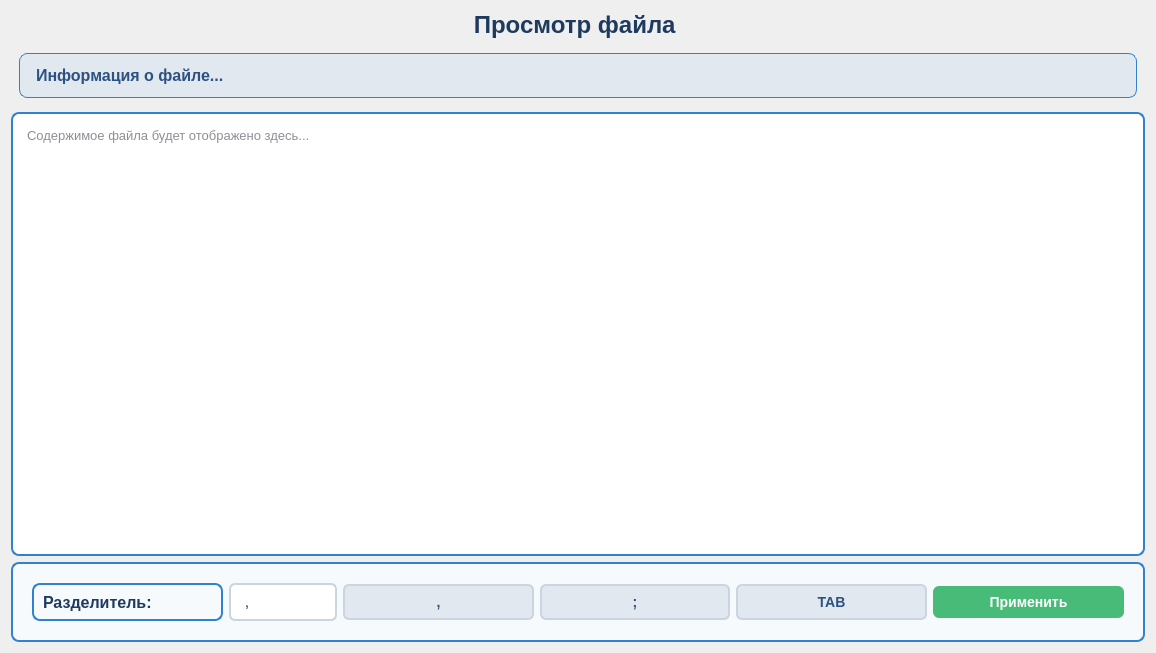
          <widget class="QWidget" name="scrollAreaWidgetContents_view">
           <property name="geometry">
            <rect>
             <x>0</x>
             <y>0</y>
             <width>1156</width>
             <height>653</height>
            </rect>
           </property>
           <layout class="QVBoxLayout" name="verticalLayout_view_content">
            <item>
             <widget class="QLabel" name="label_5">
              <property name="text">
               <string>&lt;h1 style='color: #1e3a5f; margin: 20px; text-align: center; font-size: 26px;'&gt; Просмотр файла &lt;/h1&gt;</string>
              </property>
              <property name="alignment">
               <set>Qt::AlignCenter</set>
              </property>
             </widget>
            </item>
            <item>
             <widget class="QLabel" name="file_info_label">
              <property name="styleSheet">
               <string notr="true">color: #2c5282;
font-size: 16px;
margin: 8px;
padding: 12px;
background-color: #e2e8f0;
border-radius: 8px;
font-weight: bold;
border: 1px solid #3182ce;</string>
              </property>
              <property name="text">
               <string>Информация о файле...</string>
              </property>
             </widget>
            </item>
            <item>
             <widget class="QTextEdit" name="content_text_edit">
              <property name="styleSheet">
               <string notr="true">QTextEdit {
    background-color: #ffffff;
    border: 2px solid #3182ce;
    border-radius: 8px;
    padding: 10px;
    font-family: &quot;Consolas&quot;, &quot;Monaco&quot;, monospace;
    font-size: 13px;
    color: #1a202c;
    line-height: 1.4;
    selection-background-color: #90cdf4;
}
QTextEdit:focus {
    border-color: #4299e1;
    background-color: #f7fafc;
}
QScrollBar:vertical {
    background-color: #e2e8f0;
    width: 15px;
    border-radius: 7px;
}
QScrollBar::handle:vertical {
    background-color: #3182ce;
    border-radius: 7px;
    min-height: 20px;
}
QScrollBar::handle:vertical:hover {
    background-color: #2c5282;
}
QScrollBar::add-line:vertical, QScrollBar::sub-line:vertical {
    border: none;
    background: none;
}</string>
              </property>
              <property name="html">
               <string>&lt;!DOCTYPE HTML PUBLIC &quot;-//W3C//DTD HTML 4.0//EN&quot; &quot;http://www.w3.org/TR/REC-html40/strict.dtd&quot;&gt;
&lt;html&gt;&lt;head&gt;&lt;meta name=&quot;qrichtext&quot; content=&quot;1&quot; /&gt;&lt;style type=&quot;text/css&quot;&gt;
p, li { white-space: pre-wrap; }
&lt;/style&gt;&lt;/head&gt;&lt;body style=&quot; font-family:'Consolas,Monaco,monospace'; font-size:13px; font-weight:400; font-style:normal;&quot;&gt;
&lt;p style=&quot;-qt-paragraph-type:empty; margin-top:0px; margin-bottom:0px; margin-left:0px; margin-right:0px; -qt-block-indent:0; text-indent:0px;&quot;&gt;&lt;br /&gt;&lt;/p&gt;&lt;/body&gt;&lt;/html&gt;</string>
              </property>
              <property name="placeholderText">
               <string>Содержимое файла будет отображено здесь...</string>
              </property>
             </widget>
            </item>
            <item>
             <widget class="QFrame" name="delimiter_frame">
              <property name="styleSheet">
               <string notr="true">QFrame {
    background-color: #f7fafc;
    border: 2px solid #3182ce;
    border-radius: 8px;
    padding: 10px;
}</string>
              </property>
              <layout class="QHBoxLayout" name="horizontalLayout_5">
               <item>
                <widget class="QLabel" name="label_7">
                 <property name="styleSheet">
                  <string notr="true">color: #1e3a5f;
font-size: 16px;
font-weight: bold;
padding: 5px;
min-width: 120px;</string>
                 </property>
                 <property name="text">
                  <string>Разделитель:</string>
                 </property>
                </widget>
               </item>
               <item>
                <widget class="QLineEdit" name="delimiter_edit">
                 <property name="styleSheet">
                  <string notr="true">QLineEdit {
    background-color: white;
    border: 2px solid #cbd5e0;
    border-radius: 6px;
    padding: 8px 12px;
    font-size: 14px;
    color: #1a202c;
    selection-background-color: #3182ce;
    min-width: 60px;
    max-width: 80px;
    text-align: center;
    font-family: &quot;Consolas&quot;, monospace;
}
QLineEdit:focus {
    border-color: #3182ce;
    background-color: #f0f8ff;
}
QLineEdit::placeholder {
    color: #a0aec0;
    font-style: italic;
}</string>
                 </property>
                 <property name="text">
                  <string>,</string>
                 </property>
                 <property name="maxLength">
                  <number>3</number>
                 </property>
                 <property name="placeholderText">
                  <string>,</string>
                 </property>
                </widget>
               </item>
               <item>
                <widget class="QPushButton" name="comma_button">
                 <property name="styleSheet">
                  <string notr="true">QPushButton {
    background-color: #e2e8f0;
    color: #2c5282;
    border: 2px solid #cbd5e0;
    padding: 8px 12px;
    border-radius: 6px;
    font-weight: bold;
    font-size: 14px;
    min-width: 40px;
}
QPushButton:hover {
    background-color: #3182ce;
    color: white;
    border-color: #3182ce;
}
QPushButton:pressed {
    background-color: #2c5282;
    color: white;
}
QPushButton:checked {
    background-color: #3182ce;
    color: white;
    border-color: #3182ce;
}</string>
                 </property>
                 <property name="text">
                  <string>,</string>
                 </property>
                 <property name="checkable">
                  <bool>true</bool>
                 </property>
                 <property name="checked">
                  <bool>false</bool>
                 </property>
                </widget>
               </item>
               <item>
                <widget class="QPushButton" name="semicolon_button">
                 <property name="styleSheet">
                  <string notr="true">QPushButton {
    background-color: #e2e8f0;
    color: #2c5282;
    border: 2px solid #cbd5e0;
    padding: 8px 12px;
    border-radius: 6px;
    font-weight: bold;
    font-size: 14px;
    min-width: 40px;
}
QPushButton:hover {
    background-color: #3182ce;
    color: white;
    border-color: #3182ce;
}
QPushButton:pressed {
    background-color: #2c5282;
    color: white;
}
QPushButton:checked {
    background-color: #3182ce;
    color: white;
    border-color: #3182ce;
}</string>
                 </property>
                 <property name="text">
                  <string>;</string>
                 </property>
                 <property name="checkable">
                  <bool>true</bool>
                 </property>
                </widget>
               </item>
               <item>
                <widget class="QPushButton" name="tab_button">
                 <property name="styleSheet">
                  <string notr="true">QPushButton {
    background-color: #e2e8f0;
    color: #2c5282;
    border: 2px solid #cbd5e0;
    padding: 8px 12px;
    border-radius: 6px;
    font-weight: bold;
    font-size: 14px;
    min-width: 60px;
}
QPushButton:hover {
    background-color: #3182ce;
    color: white;
    border-color: #3182ce;
}
QPushButton:pressed {
    background-color: #2c5282;
    color: white;
}
QPushButton:checked {
    background-color: #3182ce;
    color: white;
    border-color: #3182ce;
}</string>
                 </property>
                 <property name="text">
                  <string>TAB</string>
                 </property>
                 <property name="checkable">
                  <bool>true</bool>
                 </property>
                </widget>
               </item>
               <item>
                <widget class="QPushButton" name="apply_delimiter_button">
                 <property name="styleSheet">
                  <string notr="true">QPushButton {
    background-color: #48bb78;
    color: white;
    border: none;
    padding: 8px 16px;
    border-radius: 6px;
    font-weight: bold;
    font-size: 14px;
    min-width: 80px;
}
QPushButton:hover {
    background-color: #3c9e65;
}
QPushButton:pressed {
    background-color: #286a43;
}
QPushButton:disabled {
    background: #a0aec0;
    color: #e2e8f0;
}</string>
                 </property>
                 <property name="text">
                  <string>Применить</string>
                 </property>
                </widget>
               </item>
              </layout>
             </widget>
            </item>
           </layout>
          </widget>
